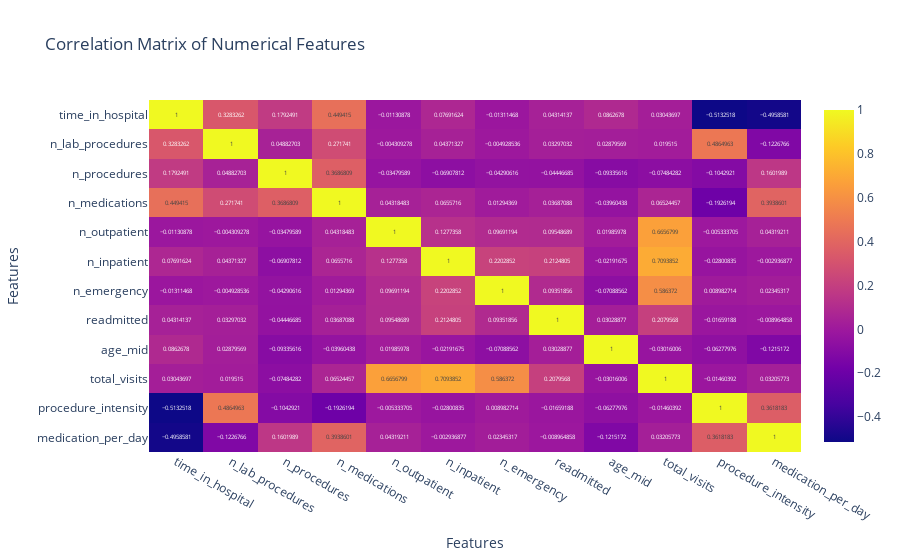

Notebook code for this chart:
### Markdown cell above
##### Correlation of Numerical Features

### Code cell
# Select only numerical columns for correlation analysis
numerical_cols = data.select_dtypes(include=['int64', 'float64']).columns
correlation_matrix = data[numerical_cols].corr()

# Visualize the correlation matrix using a heatmap
fig = px.imshow(correlation_matrix, text_auto=True, aspect="auto",
                title='Correlation Matrix of Numerical Features')
fig.update_layout(xaxis_title="Features", yaxis_title="Features")
fig.show()

print("\nCorrelation Matrix (Numerical Features):\n")
print(correlation_matrix)

### Figure 1 — Plotly figure (JSON) as saved in the notebook; plotly's stock layout.template omitted (floating-point values rounded to 4 significant figures; data arrays with more than 128 entries replaced by an {"elided": "..."} marker saying what was removed)
{"data": [{"coloraxis": "coloraxis", "hovertemplate": "x: %{x}<br>y: %{y}<br>color: %{z}<extra></extra>", "name": "0", "texttemplate": "%{z}", "type": "heatmap", "x": ["time_in_hospital", "n_lab_procedures", "n_procedures", "n_medications", "n_outpatient", "n_inpatient", "n_emergency", "readmitted", "age_mid", "total_visits", "procedure_intensity", "medication_per_day"], "xaxis": "x", "y": ["time_in_hospital", "n_lab_procedures", "n_procedures", "n_medications", "n_outpatient", "n_inpatient", "n_emergency", "readmitted", "age_mid", "total_visits", "procedure_intensity", "medication_per_day"], "yaxis": "y", "z": {"elided": "12x12 float values"}}], "layout": {"coloraxis": {"colorscale": [[0, "#0d0887"], [0.1111, "#46039f"], [0.2222, "#7201a8"], [0.3333, "#9c179e"], [0.4444, "#bd3786"], [0.5556, "#d8576b"], [0.6667, "#ed7953"], [0.7778, "#fb9f3a"], [0.8889, "#fdca26"], [1, "#f0f921"]]}, "title": {"text": "Correlation Matrix of Numerical Features"}, "xaxis": {"anchor": "y", "domain": [0, 1], "title": {"text": "Features"}}, "yaxis": {"anchor": "x", "autorange": "reversed", "domain": [0, 1], "title": {"text": "Features"}}}}
